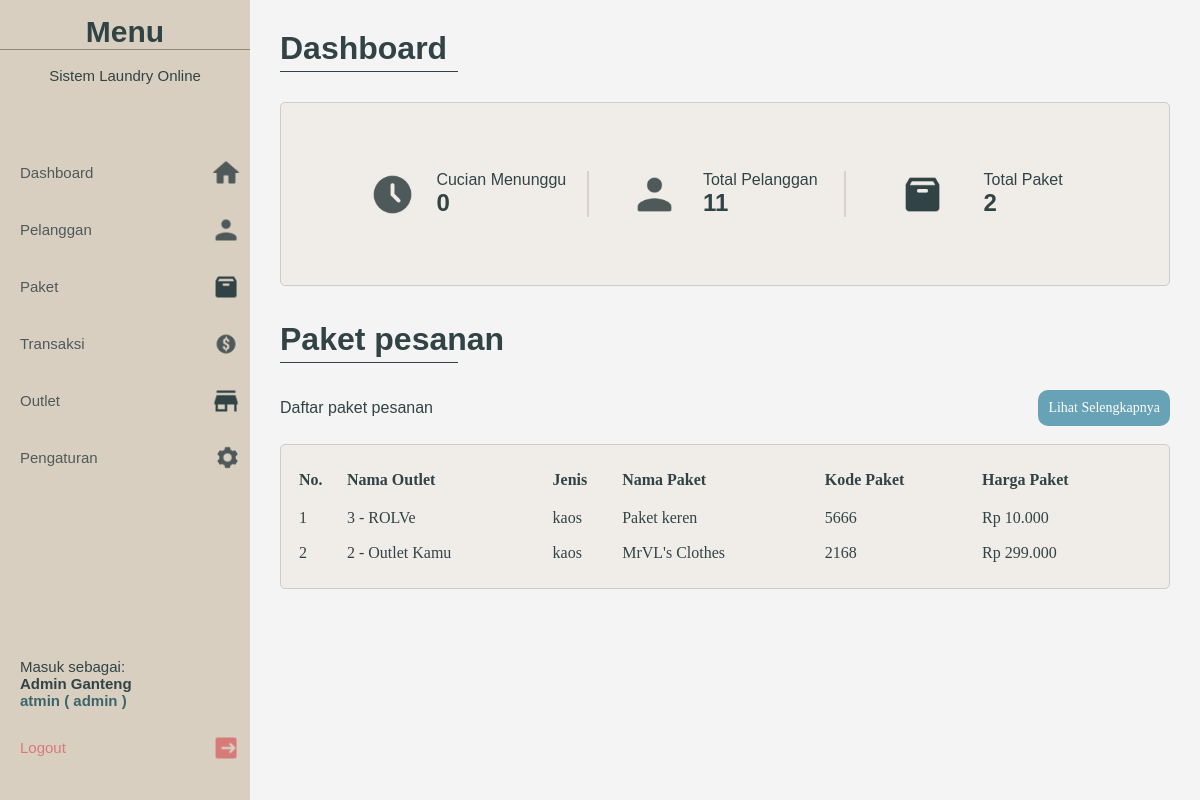
Screenshot of /app/admin/index.php (signed in) with the database file from the repository.
### tables this page shows
CREATE TABLE `tb_paket` (
  `id_paket` int(11) NOT NULL,
  `id_outlet` int(11) NOT NULL,
  `jenis` enum('kiloan','selimut','bed_cover','kaos','lain') DEFAULT NULL,
  `nama_paket` varchar(100) DEFAULT NULL,
  `harga` int(11) DEFAULT NULL,
  `kode_paket` int(11) NOT NULL,
  `id_transaksi` int(11) DEFAULT NULL
);

CREATE TABLE `tb_outlet` (
  `id_outlet` int(11) NOT NULL,
  `nama` varchar(100) DEFAULT NULL,
  `alamat` text DEFAULT NULL,
  `tlp` varchar(15) DEFAULT NULL
);

### funcs/tampilkanPesanan.php (the view, shortened to what this page needs)
<?php
function tampilDashboardPesanan($page = 1, $limit = 3)
{
    include $_SERVER['DOCUMENT_ROOT'] . '/project/connection/connection.php';
    $offset = ($page - 1) * $limit;
    $sql = "SELECT tb_paket.*, tb_outlet.nama AS nama_outlet
            FROM tb_paket
            LEFT JOIN tb_outlet ON tb_paket.id_outlet = tb_outlet.id_outlet LIMIT ?, ?";
    $stmt = $connect->prepare($sql);
    $stmt->bind_param("ii", $offset, $limit);
    $stmt->execute();
    $result = $stmt->get_result();
    $no = 1 + $offset;
    if ($result && $result->num_rows > 0) {
        while ($row = $result->fetch_assoc()) {
            echo "<tr>";
            echo "<td>" . $no++ . "</td>";
            echo "<td>" . htmlspecialchars($row['id_outlet']) . ' - ' . htmlspecialchars($row['nama_outlet']) . "</td>";
            echo "<td>" . htmlspecialchars($row['jenis']) . "</td>";
            echo "<td>" . htmlspecialchars($row['nama_paket']) . "</td>";
            echo "<td>" . htmlspecialchars($row['kode_paket']) . "</td>";
            echo "<td>Rp " . number_format($row['harga'], 0, ',', '.') . "</td>";
            echo "</tr>";
        }
    } else {
        echo "<tr><td colspan='7'>Ups! Tidak ada data ditemukan di dalam database!</td></tr>";
    }
}
?>

### app/admin/style/style.css (style rules this page uses)
* { box-sizing: border-box; --text-color: #314345; --background-color: #f4f4f4; --container-color: #f0ede9; --btn-color: #67a2b6; }
body { background-color: var(--background-color); }
.history-table table tr { color: var(--text-color); line-height: 2.1em; overflow: hidden; }

### app/admin/style/sidebar.css (style rules this page uses)
* { margin: 0; padding: 0; box-sizing: border-box; }

### rows the page displays
tb_paket: id_outlet "3", id_outlet.nama "ROLVe", jenis "kaos", nama_paket "Paket keren", kode_paket "5666", harga "10.000"
tb_paket: id_outlet "2", id_outlet.nama "Outlet Kamu", jenis "kaos", nama_paket "MrVL's Clothes", kode_paket "2168", harga "299.000"

### other values shown
$_SESSION["nama"] "Admin Ganteng"
$_SESSION["username"] "atmin"
$_SESSION["role"] "admin"
getStatus() "0"
getCustomer() "11"
getOrder() "2"
